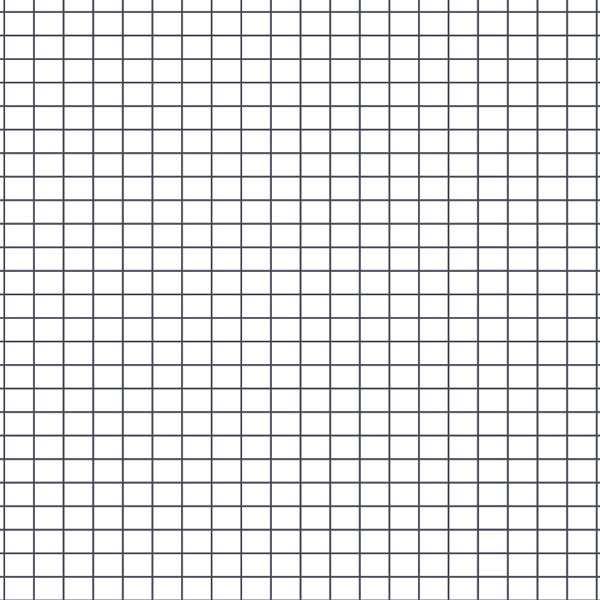
#> input picture Image/grille.jpg, 600 x 600 px, given in place of sudoku_photo6.jpg, which was not available
$ python sudoku_cell_guesser.py
#> lines starting #> are read from the running program, lines starting #| are printed output that depends on the picture; after the words box and inside, x2 and y2 are one past the last pixel; in counts of white or black regions, pixels touching at a corner belong together; pictures that were not available may be replaced by others from this repository, and a replacement may not be noted
### src/vision_utils.py
#!/usr/bin/env python3

import cv2
import numpy as np

from cv2.typing import MatLike, Scalar

class ImageDimension:
    def __init__( self, img:MatLike ):
        self.h = img.shape[0]
        self.w = img.shape[1]
        self.channels = img.shape[2] if len( img.shape ) >= 3 else 1

    def __str__( self ) -> str:
        return f"width: {self.w}, height: {self.h}, channels: {self.channels}"

# [35 lines left out: function copy_make_inside_borders, not called in this run]


def crop( img:MatLike, x_min, x_max, y_min, y_max ):
    return img[y_min:y_max, x_min:x_max]

def is_grayscale( img:MatLike ) -> bool:
    return len( img.shape ) == 2

def grayscale( img:MatLike ) -> MatLike:
    return cv2.cvtColor( img, cv2.COLOR_BGR2GRAY )

# [4 lines left out: function gamma_correction, not called in this run]

def otsu( img:MatLike ) -> MatLike:
    ret = cv2.threshold(img,0,255,cv2.THRESH_BINARY+cv2.THRESH_OTSU)
    return ret[1]

# [79 lines left out: functions is_valid_contour, compute_circularity, mask_background, extract_bounding_box_image, not called in this run]

### src/simple_sudoku_grid_extractor.py
#! /usr/bin/env python3

import cv2
import numpy as np
import sys

from cv2.typing import MatLike
from typing import List, Optional, Set

from src.feature_extractor import Feature, FeatureExtractor
from src.vision_utils import grayscale

from .config import *

class SimpleSudokuGridExtractor(FeatureExtractor):
    def __init__( self, can_show_img:bool ):
        super().__init__( can_show_img )

        self.__image_to_display:Set[str] = {
            "original",
            #"gray",
            #"blur",
            #"threshold",
            #"morphology",
            #"morphology_inverse",
            #"max_contour"
        }

    def isolate_grid( self, img: MatLike ) -> MatLike:
        gray = grayscale( img )
        self.try_show_image( "gray", gray )

        blur = cv2.GaussianBlur(gray,(7,7),0)
        self.try_show_image( "blur", blur )

        th = cv2.adaptiveThreshold(blur,255,cv2.ADAPTIVE_THRESH_GAUSSIAN_C, cv2.THRESH_BINARY,21,4 )
        self.try_show_image( "threshold", th )

        kernel = np.ones((5,5), np.uint8)
        morphology = cv2.morphologyEx(th, cv2.MORPH_ERODE, kernel, iterations=1)
        self.try_show_image( "morphology", morphology )

        morphology_inv = 255 - morphology
        self.try_show_image( "morphology_inverse", morphology_inv )

        return morphology_inv

    def select_best_grid_candidate( self, img:MatLike, original_img:MatLike ) -> Optional[Feature]:
        contours, _ = cv2.findContours(img, cv2.RETR_TREE, cv2.CHAIN_APPROX_SIMPLE)
        if ( len( contours ) == 0 ):
            print( f"SimpleSudokuGridExtractor: No contour detected")
            return None

        best_contour = max( contours, key=cv2.contourArea )
        best_contour_img = cv2.drawContours( original_img.copy(), [best_contour], -1, (125,0,255), 3 )
        self.try_show_image( "max_contour", best_contour_img )

        img_area = img.shape[0] * img.shape[1]

        hull = cv2.convexHull(best_contour)
        hull_area = cv2.contourArea(hull)
        if hull_area < 0.75 * img_area:
            print( f"SimpleSudokuGridExtractor: Hull Area insufficient: {hull_area} expected: {0.9 * img_area}")
            return None

        area = cv2.contourArea(best_contour)
        solidity = float(area) / hull_area

        if solidity < 0.85:
            print( f"SimpleSudokuGridExtractor: Solidity insufficient: {solidity}")
            return None

        epsilon = 0.02 * cv2.arcLength(best_contour, True)
        approx = cv2.approxPolyDP(best_contour, epsilon, True)

        if ( approx.shape[0] != 4 ):
            print( f"SimpleSudokuGridExtractor: Approx poly size mismatch: {approx.shape}")
            return None

        approx = approx.astype(np.int32).reshape(4, 2)

        copy = original_img.copy()
        x_min, x_max = np.min(approx[:, 0]), np.max(approx[:, 0])
        y_min, y_max = np.min(approx[:, 1]), np.max(approx[:, 1])

        grid = copy[y_min:y_max, x_min:x_max]
        return Feature( "Sudoku grid", grid, approx )

    def extract( self, img:MatLike ) -> List[Feature]:
        self.try_show_image( "original", img )
        morphology_inv = self.isolate_grid( img )
        grid = self.select_best_grid_candidate( morphology_inv, img )
        return [grid] if grid is not None else []

    def image_to_display(self) -> Set[str]:
        return self.__image_to_display

# [10 lines that do not run on import are left out]

### src/feature_extractor.py
#! /usr/bin/env python3

import cv2
import numpy as np

from abc import ABC, abstractmethod
from typing import Optional, Tuple, Set, List

from cv2.typing import MatLike

from src.vision_utils import ImageDimension
from src.visualization import show_image

class Feature:
    def __init__( self,
                  name:str,
                  img:MatLike,
                  points:MatLike ):
        self.name = name
        self.img = img
        self.points = points
        self.__dim = ImageDimension( img )
        self.__center:Optional[MatLike] = None

    @property
    def image_dimension( self ):
        return self.__dim

    @property
    def image_height( self ):
        return self.__dim.h

    @property
    def image_width( self ):
        return self.__dim.w

    @property
    def center( self ) -> MatLike:
        if ( self.__center is None ):
            self.__center = np.mean( self.points, axis=0 )
        return self.__center

    def __str__( self ) -> str:
        return f"{self.name} w: {self.image_width}, h: {self.image_height} center: {self.center}"

class FeatureExtractor(ABC):
    def __init__( self, can_show_image:bool=False ):
        self.can_show_image = can_show_image

    @abstractmethod
    def extract( self, img:MatLike ) -> List[Feature]:
        pass

    def extract_from_path( self, fpath:str, show_result:bool = True ) -> List[Feature]:
        img = cv2.imread( fpath )
        if ( img is None ):
            print( "Unable to read image" )
            return []

        features = self.extract( img )

        if ( show_result ):
            for feature in features:
                print( feature )
                self.try_show_image( feature.name, feature.img )

        return features

    @abstractmethod
    def image_to_display( self ) -> Set[str]:
        pass

    def try_show_image( self, name:str, img:MatLike ):
        if ( self.can_show_image and name in self.image_to_display() ):
            show_image( name, img )

### src/sudoku_cell_guesser.py
#! /usr/bin/env python3

import numpy as np
import sys

from typing import List

from src.feature_extractor import Feature, FeatureExtractor
from src.simple_sudoku_grid_extractor import SimpleSudokuGridExtractor
from src.vision_utils import ImageDimension
from src.visualization import show_image

from .config import *

class SudokuCellGuesser:
    def __init__( self, grid:Feature ):
        self.grid = grid

    def guess( self ) -> List[Feature]:
        dim = ImageDimension( self.grid.img )
        print( f"grid {dim}" )
        cell_h = dim.h // 9
        cell_w = dim.w // 9

        cells:List[Feature] = []

        for i in range( 9 ):
            for j in range( 9 ):
                name = "cell guess " + str(i) + str(j)
                img = self.grid.img[i * cell_h:( i + 1 ) * cell_h , j * cell_w:( j + 1 ) * cell_w]
                pts = np.array(
                    [
                        [ j * cell_w, i * cell_h ],
                        [ ( j + 1 ) * cell_w, i * cell_h ],
                        [ ( j + 1 ) * cell_w, ( i + 1 ) * cell_h ],
                        [ j * cell_w, ( i + 1 ) * cell_h ],
                    ])
                cells.append( Feature( name, img, pts ) )

        return cells

def guess( extractor:FeatureExtractor, f_path:str ):
    grid = extractor.extract_from_path( f_path )
    if ( len(grid) == 1 ):
        guesser = SudokuCellGuesser( grid[0] )
        guesses = guesser.guess()
        for guess in guesses:
            print( guess )
            #show_image( guess.name, guess.img )
    else:
        print( "Sudoku grid not found" )

import cv2
if __name__ == "__main__":
    extractor = SimpleSudokuGridExtractor( False )

    if ( len( sys.argv ) <= 1 ):
        for fpath in filepathes:
            img = cv2.imread( fpath )
#> img is the input picture: shape (600, 600, 3); mean B, G, R 229.6, 228.6, 228.9
            guess( extractor, fpath )
#> in isolate_grid, `blur = cv2.GaussianBlur(gray,(7,7),0)`:
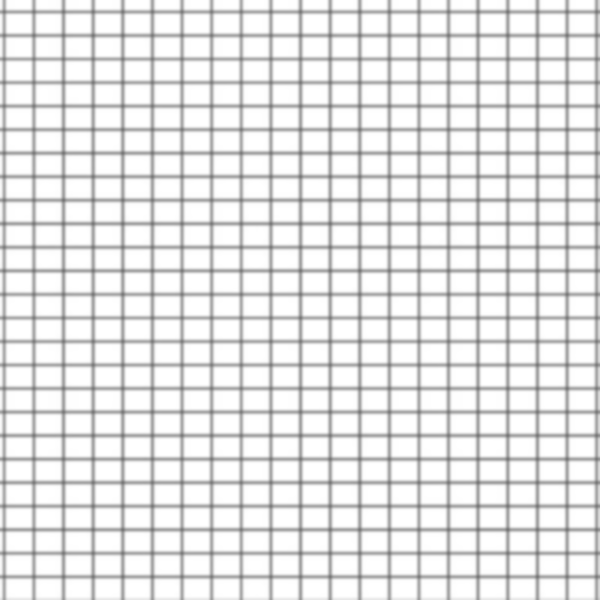
#> blur: shape (600, 600); min 117, max 255, mean 228.8
#> in isolate_grid, `th = cv2.adaptiveThreshold(blur,255,cv2.ADAPTIVE_THRESH_GAUSSIAN_C, cv..`:
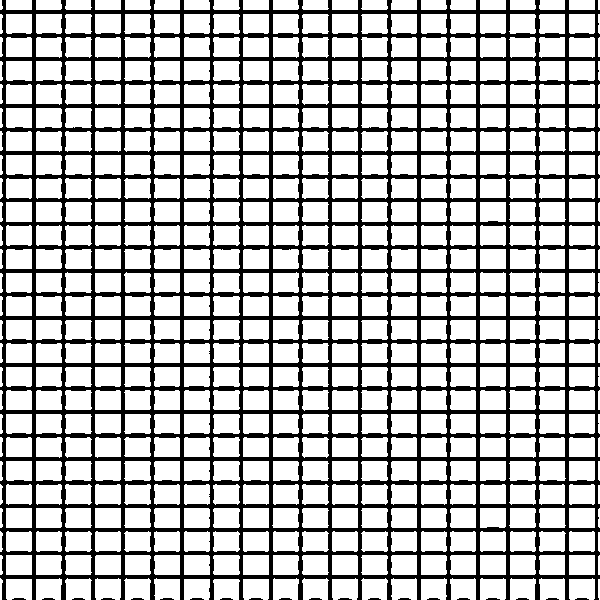
#> th: shape (600, 600); 71.6% white; 21 black regions, largest, box (x1, y1, x2, y2) and area: (0, 0, 600, 600) 101772, (12, 598, 26, 600) 24, (190, 598, 204, 600) 24
#> in isolate_grid, `morphology = cv2.morphologyEx(th, cv2.MORPH_ERODE, kernel, iterations=1)`:
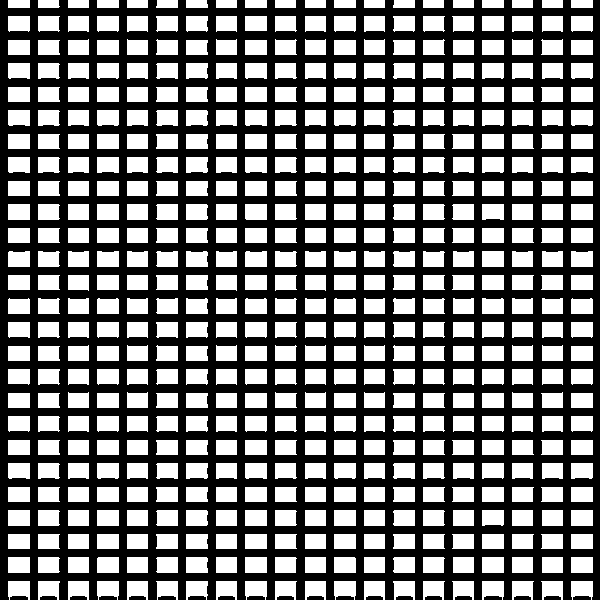
#> morphology: shape (600, 600); 46.2% white; 520 white regions, largest, box (x1, y1, x2, y2) and area: (8, 204, 30, 220) 352, (97, 204, 119, 220) 352, (334, 204, 356, 220) 352
#> in isolate_grid, `morphology_inv = 255 - morphology`: morphology_inv: shape (600, 600); 53.8% white; 520 black regions
#> in select_best_grid_candidate, `contours, _ = cv2.findContours(img, cv2.RETR_TREE, cv2.CHAIN_APPROX_SI..`: contours = 501 contours; largest, box (x1, y1, x2, y2) and area: (0, 0, 600, 600) 346796, (570, 556, 594, 574) 389, (481, 556, 505, 574) 389, (244, 556, 268, 574) 389, (7, 556, 31, 574) 389
#> in select_best_grid_candidate, `best_contour = max( contours, key=cv2.contourArea )`: best_contour = contour of 287 points, box (x1, y1, x2, y2) (0, 0, 600, 600), area 346796
#> in select_best_grid_candidate, `best_contour_img = cv2.drawContours( original_img.copy(), [best_contou..`:
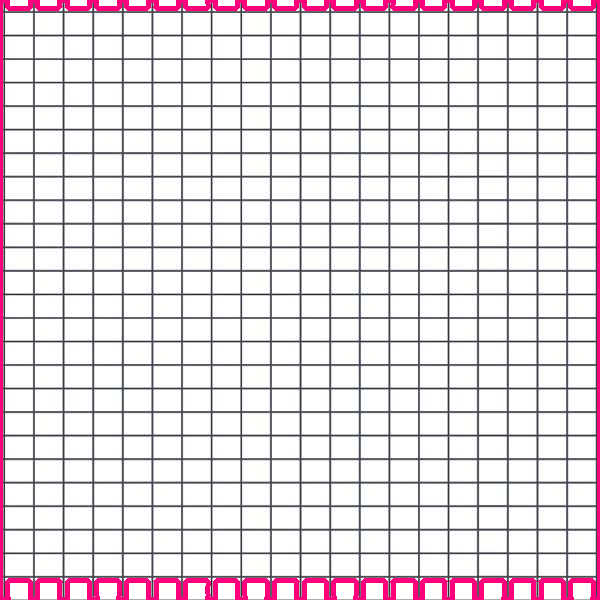
#> best_contour_img: shape (600, 600, 3); mean B, G, R 225.2, 219.6, 229.4
#> in select_best_grid_candidate, `hull = cv2.convexHull(best_contour)`: hull = [[599, 0], [599, 599], [0, 599], [0, 0]]
#> in select_best_grid_candidate, `hull_area = cv2.contourArea(hull)`: hull_area = 358801
#> in select_best_grid_candidate, `area = cv2.contourArea(best_contour)`: area = 346796
#> in select_best_grid_candidate, `solidity = float(area) / hull_area`: solidity = 0.967
#> in select_best_grid_candidate, `epsilon = 0.02 * cv2.arcLength(best_contour, True)`: epsilon = 69.24
#> in select_best_grid_candidate, `approx = cv2.approxPolyDP(best_contour, epsilon, True)`: approx = [[0, 0], [0, 599], [599, 599], [599, 0]]
#> in select_best_grid_candidate, `x_min, x_max = np.min(approx[:, 0]), np.max(approx[:, 0])`: x_min = 0; x_max = 599
#> in select_best_grid_candidate, `y_min, y_max = np.min(approx[:, 1]), np.max(approx[:, 1])`: y_min = 0; y_max = 599
#> in select_best_grid_candidate, `grid = copy[y_min:y_max, x_min:x_max]`:
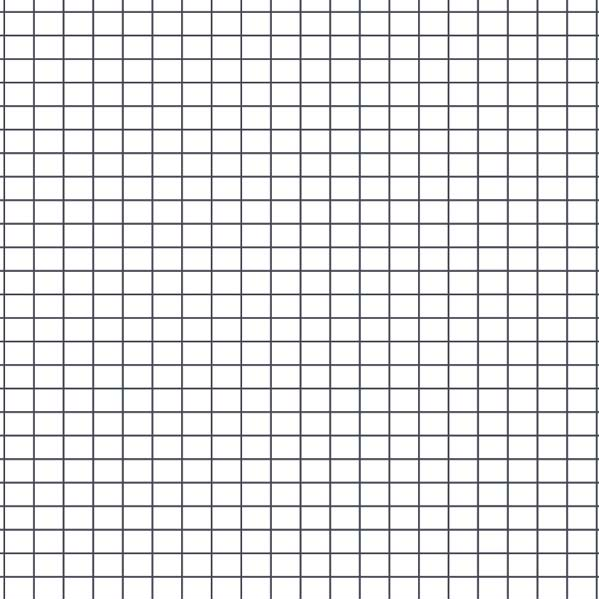
#> grid: shape (599, 599, 3); mean B, G, R 229.6, 228.7, 229
#> in __init__, `self.points = points`: self.points = [[0, 0], [0, 599], [599, 599], [599, 0]]
#> in extract_from_path, `features = self.extract( img )`: features = 1 item
#> the loop in extract_from_path, `for feature in features:` made 1 pass
#| Sudoku grid w: 599, h: 599 center: [299.5 299.5]
#> in guess, `guesses = guesser.guess()`: guesses = 81 items
#> the loop in guess, `for guess in guesses:` made 81 passes
#| cell guess 00 w: 66, h: 66 center: [33. 33.]
#| cell guess 01 w: 66, h: 66 center: [99. 33.]
#| cell guess 02 w: 66, h: 66 center: [165.  33.]
#| cell guess 03 w: 66, h: 66 center: [231.  33.]
#| cell guess 04 w: 66, h: 66 center: [297.  33.]
#| cell guess 05 w: 66, h: 66 center: [363.  33.]
#| cell guess 06 w: 66, h: 66 center: [429.  33.]
#| cell guess 07 w: 66, h: 66 center: [495.  33.]
#> (further printed lines are left out)
#> pass 2 of the loop `for fpath in filepathes:`:
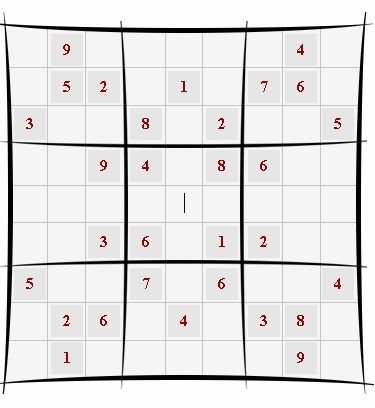
#> input picture Image/sudoku_photo10.jpg, 375 x 408 px, found by its file name
#> img is the input picture: shape (408, 375, 3); mean B, G, R 225.6, 225.6, 226.5
#> blur: shape (408, 375)
#> in isolate_grid (call 2), `th = cv2.adaptiveThreshold(blur,255,cv2.ADAPTIVE_THRESH_GAUSSIAN_C, cv..`:
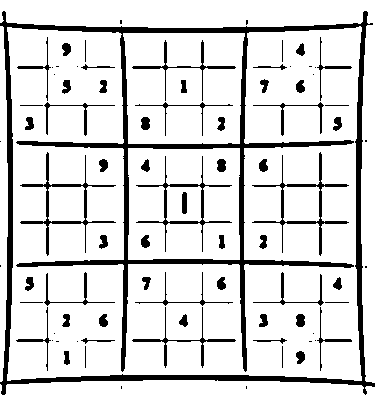
#> th: shape (408, 375); 85.6% white; 82 black regions (23 under 20 px), largest, box (x1, y1, x2, y2) and area: (0, 11, 375, 395) 13504, (252, 152, 349, 256) 918, (20, 152, 116, 256) 914
#> morphology: shape (408, 375); 66.8% white; 53 black regions (2 under 20 px), largest, box (x1, y1, x2, y2) and area: (0, 9, 375, 397) 25279, (250, 150, 351, 258) 2502, (18, 150, 118, 258) 2490
#> morphology_inv: shape (408, 375); 33.2% white; 53 white regions (2 under 20 px)
#> contours = 68 contours, 7 with area under 20; largest, box (x1, y1, x2, y2) and area: (0, 9, 375, 397) 129521, (245, 145, 355, 263) 12145, (125, 34, 243, 143) 12037, (125, 265, 243, 374) 12002, (14, 145, 123, 263) 12000
#> best_contour = contour of 149 points, box (x1, y1, x2, y2) (0, 9, 375, 397), area 129521
#> best_contour_img: shape (408, 375, 3)
#> hull = contour of 9 points, box (x1, y1, x2, y2) (0, 9, 375, 397), area 144677
#> hull_area = 144677
#> area = 129521
#> solidity = 0.895
#> epsilon = 32.67
#> approx = [[1, 9], [0, 396], [367, 396], [369, 10]]
#> x_max = 369
#> y_min = 9; y_max = 396
#> in select_best_grid_candidate (call 2), `grid = copy[y_min:y_max, x_min:x_max]`:
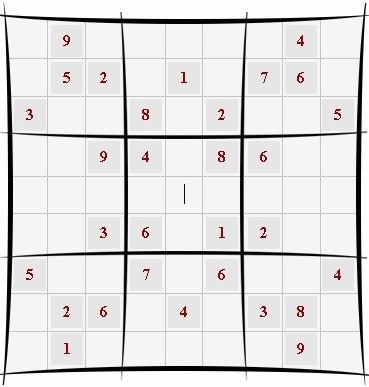
#> grid: shape (387, 369, 3); mean B, G, R 223.6, 223.5, 224.5
#> the loop in extract_from_path (call 2), `for feature in features:` made 1 pass
#| Sudoku grid w: 369, h: 387 center: [184.25 202.75]
#> the loop in guess (call 2), `for guess in guesses:` made 81 passes
#| cell guess 00 w: 41, h: 43 center: [20.5 21.5]
#| cell guess 01 w: 41, h: 43 center: [61.5 21.5]
#| cell guess 02 w: 41, h: 43 center: [102.5  21.5]
#| cell guess 03 w: 41, h: 43 center: [143.5  21.5]
#| cell guess 04 w: 41, h: 43 center: [184.5  21.5]
#> (further printed lines are left out)
    else:
        arg1 = sys.argv[1]
        fpath = str( arg1 )
        guess( extractor, fpath )
